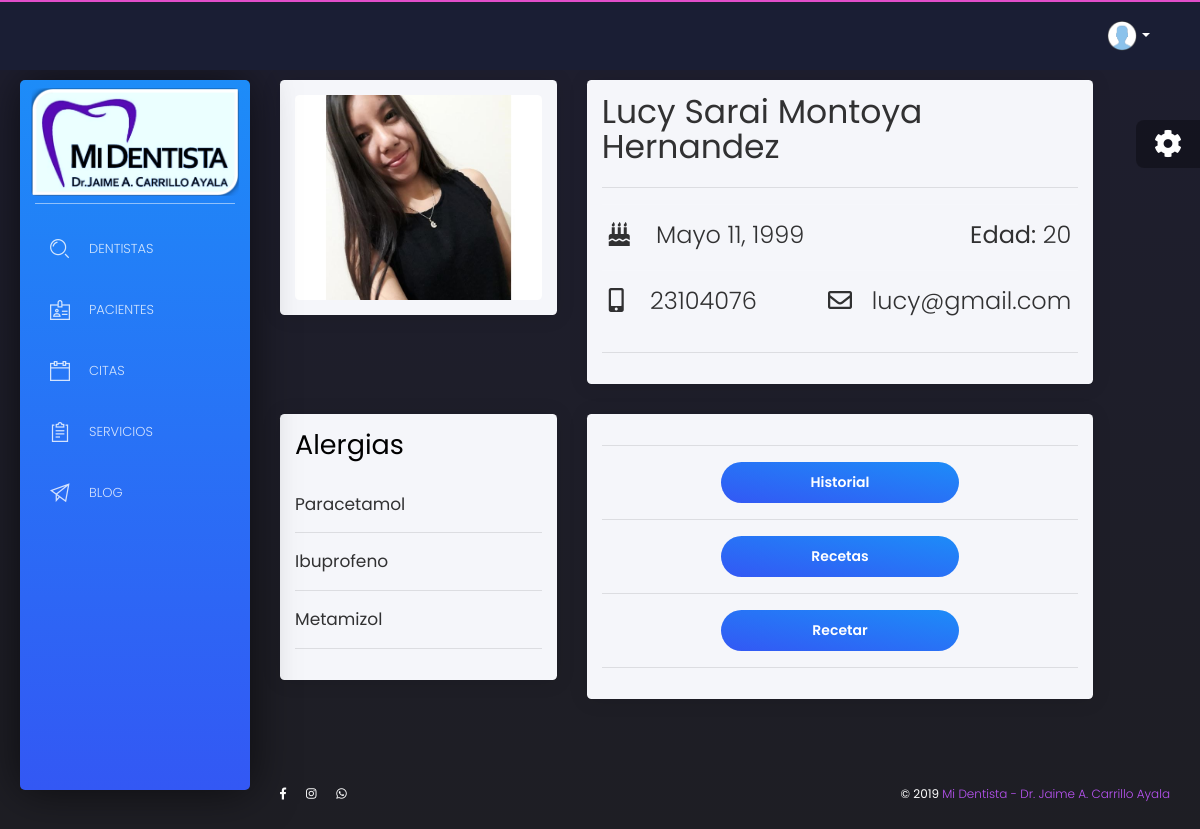
The page /core/expediente/3 (signed in) on the database its author committed.
### core/models.py (models this page shows, shortened)
class Paciente(models.Model):
    id = models.AutoField(primary_key=True)
    nombres = models.CharField(max_length=64)
    apellidos = models.CharField(max_length=64)
    nacimiento = models.DateField()
    telefono = models.CharField(max_length=8)
    foto = models.ImageField(upload_to='patient/%Y/%m/%D/', null=True, blank=True)
    edad = models.IntegerField(default=0)
    alergias = models.ManyToManyField(Medicamento,  blank=True)
    correo = models.EmailField(blank=True, null=True)

class Medicamento(models.Model):
    id = models.AutoField(primary_key=True)
    nombre = models.CharField(max_length=64)

### core/views.py (the view)
# urls.py: path('expediente/<int:pk>', Expediente, name = 'expediente'),
@login_required
def Expediente(request, pk):
    paciente = Paciente.objects.get(id=pk)
    dentistas = Dentista.objects.all()
    return render(request, 'core/expediente.html', {'paciente':paciente, 'dentista_list':dentistas})

### core/templates/core/expediente.html (shortened to what this page needs)
{% extends 'core/base.html' %}
{% load static %}
{% block content %}
<div class="content">
    <div class="row">
        <div class="col-md-4">
			<div class="card white-content">
				<div class="card-body">
					<img  src="{{paciente.foto.url}}"></a>
				</div>
			</div>
	    </div>
		<div class="col-md-7">
			<div class="card white-content">
				<div class="card-body">
					<h1>{{paciente.nombres}} {{paciente.apellidos}}</h1>
					<hr>
					<table class="table table-sm" id="" width=100%>
						<tr>
							<td>
								<p><font size = 5><i class="fas fa-birthday-cake"></i> &nbsp;&nbsp;&nbsp;{{paciente.nacimiento}}</font></p>
							</td>
							<td align = right>
								<p><font size = 5><b>Edad:</b> {{paciente.edad}}</font></p>
							</td>
						</tr>
						<tr>
							<td>
								<p><font size = 5><i class="fas fa-mobile-alt"></i> &nbsp;&nbsp;&nbsp;{{paciente.telefono}}</font></p>
							</td>
							<td align = right>
								<p><font size = 5><i class="far fa-envelope"></i>&nbsp;&nbsp;&nbsp;{{paciente.correo}}</font></h3>
							</td>
						</tr>
					</table>
					<hr>
				</div>
			</div>
	    </div>
		<div class="col-md-4">
			<div class="card white-content">
				<div class="card-body">
					<h2> Alergias</h2>
					<h4>{% for alergia in paciente.alergias.all %}{{ alergia.nombre }}<hr>{% endfor %}</h4>
				</div>
			</div>
	    </div>
		<div class="col-md-7">
			<div class="card white-content">
				<div class="card-body" align=center>
					<hr>
					<form action="{% url 'core:citas3' paciente.id|slugify%}">
                		<input type="submit" class = "btn btn-info btn-block"  value = "Historial" style = 'width:50%'>
              		</form>
					<hr>
					<form action="{% url 'core:recetas' paciente.id|slugify%}">
                		<input type="submit" class = "btn btn-info btn-block"  value = "Recetas" style = 'width:50%'>
              		</form>
					<hr>
					<form action="{% url 'core:nuevareceta' paciente.id|slugify%}">
                		<input type="submit" class = "btn btn-info btn-block"  value = "Recetar" style = 'width:50%'>
              		</form>
					<hr>
				</div>
			</div>
	    </div>
	</div>
</div>
{% endblock %}

### rows shown on the page
Paciente: foto (picture), nombres "Lucy Sarai", apellidos "Montoya Hernandez", nacimiento "Mayo 11, 1999", edad "20", telefono "23104076", correo "lucy@gmail.com"
Medicamento: nombre "Paracetamol"
Medicamento: nombre "Ibuprofeno"
Medicamento: nombre "Metamizol"
